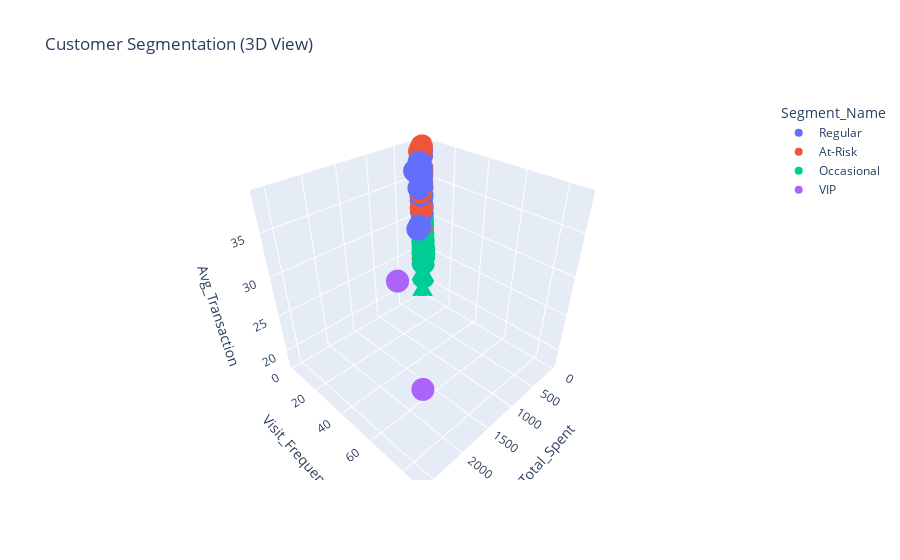

Write notebook code for a chart like this one.
### Markdown cell above
## 4. Advanced Customer Segmentation

### Segmentation Approach

We use **K-Means clustering**, an unsupervised machine learning algorithm, to group customers into distinct segments. The segmentation is based on the following key behavioral features:

- **Total_Spent**: Total monetary value of a customer.
- **Visit_Frequency**: Total number of transactions.
- **Avg_Transaction**: Average value per transaction.
- **Days_Since_Last**: Recency of the last purchase.

These features provide a comprehensive view of a customer's purchasing habits. We chose **k=4** clusters as it provided a clear and actionable separation of customers into archetypes: *VIP*, *Regular*, *Occasional*, and *At-Risk*.

### Code cell
# --- Customer Profiling ---
customer_df = df_processed[df_processed['card'] != 'Cash Payment'].copy()

customer_metrics = customer_df.groupby('card').agg(
    Total_Spent=('money', 'sum'),
    Avg_Transaction=('money', 'mean'),
    Visit_Frequency=('money', 'count'),
    Favorite_Coffee=('coffee_name', lambda x: x.mode().iloc[0] if not x.empty else 'Unknown')
).round(2).reset_index()

# --- LTV and Recency Calculation ---
# Note: Customer_LTV is simplified here as Total_Spent. A more complex model could predict future value.
customer_metrics['Customer_LTV'] = customer_metrics['Total_Spent']
last_purchase = customer_df.groupby('card')['date'].max().reset_index()
last_purchase['Days_Since_Last'] = (df_processed['date'].max() - last_purchase['date']).dt.days
customer_metrics = customer_metrics.merge(last_purchase[['card', 'Days_Since_Last']], on='card')

# --- K-Means Clustering ---
features_for_clustering = ['Total_Spent', 'Visit_Frequency', 'Avg_Transaction', 'Days_Since_Last']
scaler = StandardScaler()
scaled_features = scaler.fit_transform(customer_metrics[features_for_clustering])

# Added n_init='auto' to prevent future warnings
kmeans = KMeans(n_clusters=4, random_state=42, n_init='auto')
customer_metrics['Segment'] = kmeans.fit_predict(scaled_features)

# --- Robust Segment Naming ---
# Calculate centroids to programmatically name segments instead of hardcoding
centroids = customer_metrics.groupby('Segment')[features_for_clustering].mean().reset_index()

# VIP: High Spend, High Frequency, Low Recency
vip_segment = centroids.sort_values(['Total_Spent', 'Visit_Frequency'], ascending=[False, False]).iloc[0]['Segment']

# At-Risk: High Recency (hasn't visited in a while)
at_risk_segment = centroids.sort_values('Days_Since_Last', ascending=False).iloc[0]['Segment']

# Remaining clusters are Regular or Occasional based on spend/frequency
remaining_centroids = centroids[~centroids['Segment'].isin([vip_segment, at_risk_segment])].sort_values('Total_Spent', ascending=False)
regular_segment = remaining_centroids.iloc[0]['Segment']
occasional_segment = remaining_centroids.iloc[1]['Segment']

segment_map = {
    vip_segment: 'VIP',
    at_risk_segment: 'At-Risk',
    regular_segment: 'Regular',
    occasional_segment: 'Occasional'
}
customer_metrics['Segment_Name'] = customer_metrics['Segment'].map(segment_map)

# --- Visualization & Analysis ---
fig = px.scatter_3d(customer_metrics, x='Total_Spent', y='Visit_Frequency', z='Avg_Transaction',
                   color='Segment_Name', title='Customer Segmentation (3D View)',
                   hover_data=['card', 'Favorite_Coffee'])
fig.show()

segment_analysis = customer_metrics.groupby('Segment_Name').agg(
    Avg_Total_Spent=('Total_Spent', 'mean'),
    Median_Total_Spent=('Total_Spent', 'median'),
    Avg_Visits=('Visit_Frequency', 'mean'),
    Median_Visits=('Visit_Frequency', 'median'),
    Avg_Transaction_Size=('Avg_Transaction', 'mean'),
    Median_Transaction_Size=('Avg_Transaction', 'median'),
    Avg_Days_Since=('Days_Since_Last', 'mean'),
    Median_Days_Since=('Days_Since_Last', 'median'),
    Customer_Count=('card', 'count')
).round(2)

print("👥 Customer Segment Analysis:")
display(segment_analysis)

print("\n🏆 Top 5 Customers by Segment:")
for segment in segment_map.values():
    print(f"\n{segment} Customers:")
    top_customers = customer_metrics[customer_metrics['Segment_Name'] == segment].nlargest(5, 'Total_Spent')
    display(top_customers[['card', 'Total_Spent', 'Visit_Frequency', 'Favorite_Coffee']].head())

### Figure 1 — Plotly figure (JSON) as saved in the notebook; plotly's stock layout.template omitted (floating-point values rounded to 4 significant figures; data arrays with more than 128 entries replaced by an {"elided": "..."} marker saying what was removed)
{"data": [{"customdata": {"elided": "215x2 str values"}, "hovertemplate": "Segment_Name=Regular<br>Total_Spent=%{x}<br>Visit_Frequency=%{y}<br>Avg_Transaction=%{z}<br>card=%{customdata[0]}<br>Favorite_Coffee=%{customdata[1]}<extra></extra>", "legendgroup": "Regular", "marker": {"color": "#636efa", "symbol": "circle"}, "mode": "markers", "name": "Regular", "scene": "scene", "showlegend": true, "type": "scatter3d", "x": {"elided": "215 float values"}, "y": {"elided": "215 int values"}, "z": {"elided": "215 float values"}}, {"customdata": {"elided": "120x2 str values"}, "hovertemplate": "Segment_Name=At-Risk<br>Total_Spent=%{x}<br>Visit_Frequency=%{y}<br>Avg_Transaction=%{z}<br>card=%{customdata[0]}<br>Favorite_Coffee=%{customdata[1]}<extra></extra>", "legendgroup": "At-Risk", "marker": {"color": "#EF553B", "symbol": "circle"}, "mode": "markers", "name": "At-Risk", "scene": "scene", "showlegend": true, "type": "scatter3d", "x": [77.4, 289.5, 33.8, 38.7, 33.8, 72.5, 28.9, 33.8, 28.9, 33.8, 38.7, 28.9, 232.2, 38.7, 106.3, 38.7, 24, 38.7, 38.7, 67.6, 77.4, 38.7, 38.7, 57.8, 38.7, 67.6, 38.7, 38.7, 24, 28.9, 38.7, 67.6, 38.7, 24, 67.6, 67.6, 67.6, 145, 188.1, 57.8, 33.8, 48, 24, 154.8, 33.8, 24, 38.7, 62.7, 33.8, 28.9, 86.7, 77.4, 33.8, 38.7, 38.7, 33.8, 33.8, 38.7, 33.8, 77.4, 33.8, 72.5, 38.7, 38.7, 38.7, 33.8, 38.7, 28.9, 67.6, 38.7, 38.7, 77.4, 38.7, 38.7, 116.1, 38.7, 38.7, 28.9, 28.9, 28.9, 67.6, 52.9, 72.5, 33.8, 38.7, 38.7, 28.9, 77.4, 38.7, 38.7, 57.8, 77.4, 38.7, 38.7, 28.9, 33.8, 38.7, 28.9, 62.7, 77.4, 77.4, 67.6, 32.82, 75.44, 37.72, 32.82, 65.64, 32.82, 32.82, 65.64, 37.72, 37.72, 75.44, 272.4, 37.72, 75.44, 37.72, 37.72, 70.54, 75.44], "y": [2, 9, 1, 1, 1, 2, 1, 1, 1, 1, 1, 1, 6, 1, 3, 1, 1, 1, 1, 2, 2, 1, 1, 2, 1, 2, 1, 1, 1, 1, 1, 2, 1, 1, 2, 2, 2, 4, 6, 2, 1, 2, 1, 4, 1, 1, 1, 2, 1, 1, 3, 2, 1, 1, 1, 1, 1, 1, 1, 2, 1, 2, 1, 1, 1, 1, 1, 1, 2, 1, 1, 2, 1, 1, 3, 1, 1, 1, 1, 1, 2, 2, 2, 1, 1, 1, 1, 2, 1, 1, 2, 2, 1, 1, 1, 1, 1, 1, 2, 2, 2, 2, 1, 2, 1, 1, 2, 1, 1, 2, 1, 1, 2, 8, 1, 2, 1, 1, 2, 2], "z": [38.7, 32.17, 33.8, 38.7, 33.8, 36.25, 28.9, 33.8, 28.9, 33.8, 38.7, 28.9, 38.7, 38.7, 35.43, 38.7, 24, 38.7, 38.7, 33.8, 38.7, 38.7, 38.7, 28.9, 38.7, 33.8, 38.7, 38.7, 24, 28.9, 38.7, 33.8, 38.7, 24, 33.8, 33.8, 33.8, 36.25, 31.35, 28.9, 33.8, 24, 24, 38.7, 33.8, 24, 38.7, 31.35, 33.8, 28.9, 28.9, 38.7, 33.8, 38.7, 38.7, 33.8, 33.8, 38.7, 33.8, 38.7, 33.8, 36.25, 38.7, 38.7, 38.7, 33.8, 38.7, 28.9, 33.8, 38.7, 38.7, 38.7, 38.7, 38.7, 38.7, 38.7, 38.7, 28.9, 28.9, 28.9, 33.8, 26.45, 36.25, 33.8, 38.7, 38.7, 28.9, 38.7, 38.7, 38.7, 28.9, 38.7, 38.7, 38.7, 28.9, 33.8, 38.7, 28.9, 31.35, 38.7, 38.7, 33.8, 32.82, 37.72, 37.72, 32.82, 32.82, 32.82, 32.82, 32.82, 37.72, 37.72, 37.72, 34.04, 37.72, 37.72, 37.72, 37.72, 35.27, 37.72]}, {"customdata": {"elided": "109x2 str values"}, "hovertemplate": "Segment_Name=Occasional<br>Total_Spent=%{x}<br>Visit_Frequency=%{y}<br>Avg_Transaction=%{z}<br>card=%{customdata[0]}<br>Favorite_Coffee=%{customdata[1]}<extra></extra>", "legendgroup": "Occasional", "marker": {"color": "#00cc96", "symbol": "circle"}, "mode": "markers", "name": "Occasional", "scene": "scene", "showlegend": true, "type": "scatter3d", "x": [652.0, 148.4, 337, 112.7, 24, 24, 27.92, 27.92, 27.92, 474.6, 149.4, 27.92, 27.92, 27.92, 27.92, 27.92, 23.02, 60.74, 55.84, 27.92, 23.02, 27.92, 55.84, 27.92, 73.96, 27.92, 27.92, 23.02, 27.92, 27.92, 27.92, 23.02, 27.92, 69.06, 27.92, 27.92, 27.92, 60.74, 27.92, 27.92, 27.92, 55.84, 27.92, 27.92, 27.92, 27.92, 23.02, 23.02, 27.92, 27.92, 121.5, 23.02, 27.92, 23.02, 60.74, 23.02, 23.02, 55.84, 55.84, 27.92, 23.02, 23.02, 27.92, 27.92, 88.66, 27.92, 27.92, 23.02, 23.02, 83.76, 147.9, 27.92, 88.66, 27.92, 18.12, 139.6, 60.74, 78.86, 78.86, 23.02, 23.02, 46.04, 27.92, 27.92, 60.74, 18.12, 41.14, 46.04, 23.02, 27.92, 27.92, 55.84, 27.92, 55.84, 23.02, 41.14, 27.92, 27.92, 27.92, 27.92, 27.92, 50.94, 18.12, 55.84, 55.84, 27.92, 23.02, 23.02, 78.86], "y": [23, 5, 12, 4, 1, 1, 1, 1, 1, 17, 5, 1, 1, 1, 1, 1, 1, 2, 2, 1, 1, 1, 2, 1, 3, 1, 1, 1, 1, 1, 1, 1, 1, 3, 1, 1, 1, 2, 1, 1, 1, 2, 1, 1, 1, 1, 1, 1, 1, 1, 4, 1, 1, 1, 2, 1, 1, 2, 2, 1, 1, 1, 1, 1, 3, 1, 1, 1, 1, 3, 6, 1, 3, 1, 1, 5, 2, 3, 3, 1, 1, 2, 1, 1, 2, 1, 2, 2, 1, 1, 1, 2, 1, 2, 1, 2, 1, 1, 1, 1, 1, 2, 1, 2, 2, 1, 1, 1, 3], "z": [28.35, 29.68, 28.08, 28.16, 24, 24, 27.92, 27.92, 27.92, 27.92, 29.88, 27.92, 27.92, 27.92, 27.92, 27.92, 23.02, 30.37, 27.92, 27.92, 23.02, 27.92, 27.92, 27.92, 24.65, 27.92, 27.92, 23.02, 27.92, 27.92, 27.92, 23.02, 27.92, 23.02, 27.92, 27.92, 27.92, 30.37, 27.92, 27.92, 27.92, 27.92, 27.92, 27.92, 27.92, 27.92, 23.02, 23.02, 27.92, 27.92, 30.37, 23.02, 27.92, 23.02, 30.37, 23.02, 23.02, 27.92, 27.92, 27.92, 23.02, 23.02, 27.92, 27.92, 29.55, 27.92, 27.92, 23.02, 23.02, 27.92, 24.65, 27.92, 29.55, 27.92, 18.12, 27.92, 30.37, 26.29, 26.29, 23.02, 23.02, 23.02, 27.92, 27.92, 30.37, 18.12, 20.57, 23.02, 23.02, 27.92, 27.92, 27.92, 27.92, 27.92, 23.02, 20.57, 27.92, 27.92, 27.92, 27.92, 27.92, 25.47, 18.12, 27.92, 27.92, 27.92, 23.02, 23.02, 26.29]}, {"customdata": [["ANON-0000-0000-0009", "Latte"], ["ANON-0000-0000-0012", "Americano"]], "hovertemplate": "Segment_Name=VIP<br>Total_Spent=%{x}<br>Visit_Frequency=%{y}<br>Avg_Transaction=%{z}<br>card=%{customdata[0]}<br>Favorite_Coffee=%{customdata[1]}<extra></extra>", "legendgroup": "VIP", "marker": {"color": "#ab63fa", "symbol": "circle"}, "mode": "markers", "name": "VIP", "scene": "scene", "showlegend": true, "type": "scatter3d", "x": [2213.0, 2593.0], "y": [63, 88], "z": [35.12, 29.47]}], "layout": {"legend": {"title": {"text": "Segment_Name"}, "tracegroupgap": 0}, "scene": {"domain": {"x": [0, 1], "y": [0, 1]}, "xaxis": {"title": {"text": "Total_Spent"}}, "yaxis": {"title": {"text": "Visit_Frequency"}}, "zaxis": {"title": {"text": "Avg_Transaction"}}}, "title": {"text": "Customer Segmentation (3D View)"}}}
